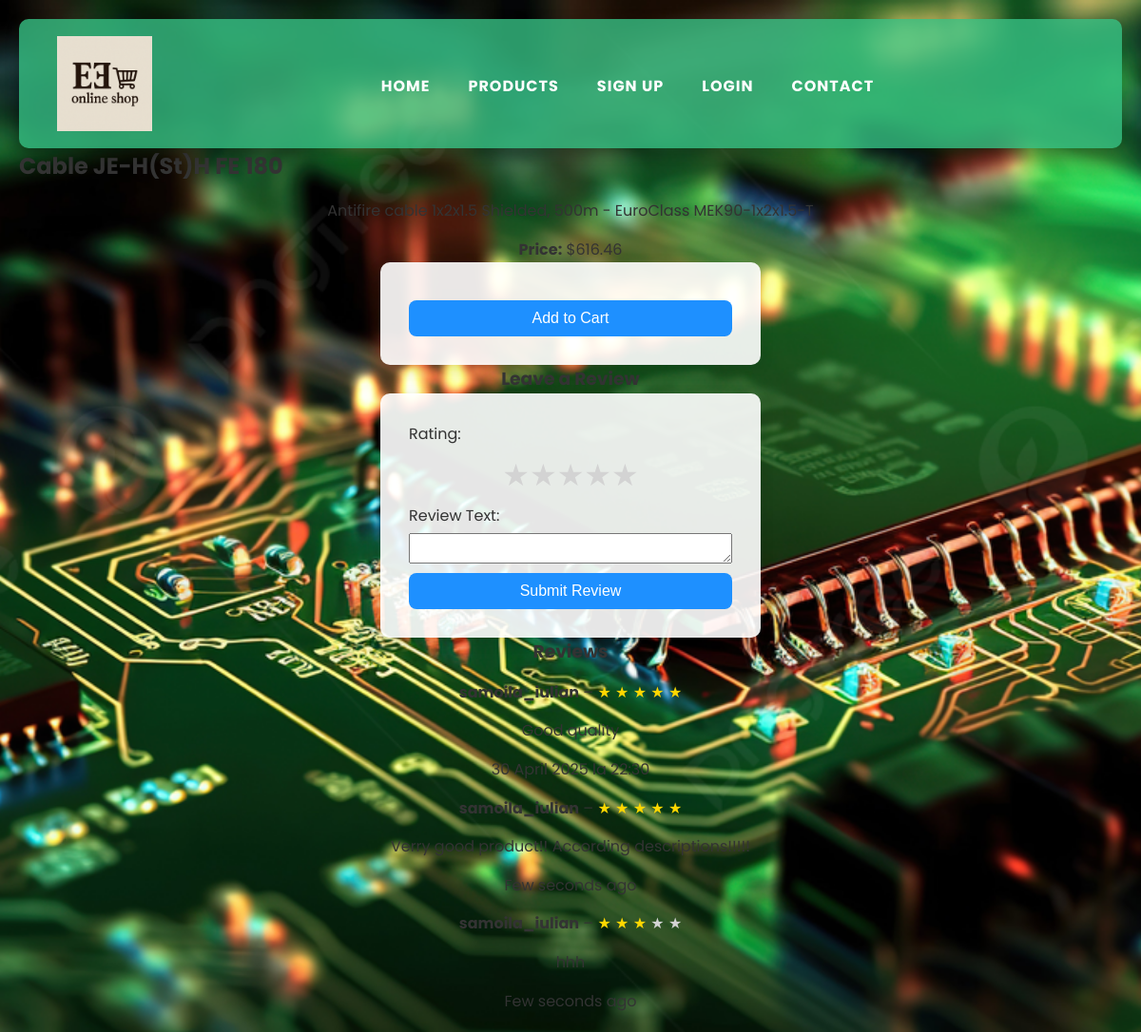
/store/products/15/, run on the app's committed database.
### store/models.py (models this page shows, shortened)
class Product(models.Model):
    ELECTRONICS = 'Electronics'  # Choice value for electronics
    ELECTRICS = 'Electrics'  # Choice value for electrics
    CATEGORY_CHOICES = [
        (ELECTRONICS, 'Electronics'),   # Tuple for electronics choice
        (ELECTRICS, 'Electrics'),  # Tuple for electrics choice
    ]
    name = models.CharField(max_length=200)  # Product name
    description = models.TextField()  # Product description
    price = models.DecimalField(
        max_digits=10,
        decimal_places=2,
        default=0.00   # Default price
    )
    stock = models.PositiveIntegerField(default=0)  # Product stock
    category = models.ForeignKey(
        Category,
        on_delete=models.CASCADE,
        null=True,
        blank=True  # Product can have no category
    )
    category_type = models.CharField(
        max_length=50,
        choices=CATEGORY_CHOICES,
        null=True,
        blank=True  # Optional additional category type
    )
    image = models.ImageField(upload_to='products/', null=True, blank=True)  # Optional product image
    created_at = models.DateTimeField(auto_now_add=True)  # Timestamp when product was created

class Review(models.Model):
    product = models.ForeignKey(Product, on_delete=models.CASCADE, related_name='reviews')  # tightly coupled with product
    user = models.ForeignKey(User, on_delete=models.CASCADE)  # tightly coupled with user
    rating = models.PositiveIntegerField(choices=[(i, i) for i in range(1, 6)])  # Rate 1-5 stars
    text = models.TextField()  # Text of the review
    created_at = models.DateTimeField(auto_now_add=True)  # Date when review was created

### store/views.py (the view, shortened to what this page needs)
# urls.py: path('products/<int:product_id>/', views.product_detail, name='product_detail'),
def product_detail(request, product_id):
    product = get_object_or_404(Product, id=product_id)
    has_purchased = False
    if request.user.is_authenticated:
        has_purchased = Order.objects.filter(
            user=request.user,
            items__product=product
        ).exists()
    form = ReviewForm()  # Create an empty form instance
    reviews = product.reviews.all()
    return render(request, 'store/product_detail.html', {
        'product': product,
        'reviews': reviews,
        'form': form,  # Send the form to the template
        'has_purchased': has_purchased,
    })

### store/forms.py
class ReviewForm(forms.ModelForm):
    class Meta:
        model = Review
        fields = ['rating', 'text']  # Access to the fields of the Review model
    rating = forms.ChoiceField(choices=[(i, str(i)) for i in range(1, 6)], widget=forms.RadioSelect)  # Rate the product from 1 to 5
    text = forms.CharField(widget=forms.Textarea, required=True)  # Text field for the review

### templates/store/product_detail.html (shortened to what this page needs)
{% extends 'store/base.html' %}
{% block content %}
    <h2>{{ product.name }}</h2>
    <p>{{ product.description }}</p>
    <p><strong>Price:</strong> ${{ product.price }}</p>
    <div class="product-actions">
        <form method="POST" action="{% url 'store:add_to_cart' product.id %}">
            <button type="submit" class="btn btn-primary">Add to Cart</button>
        </form>
    </div>
    <h3 style="text-align: center;">Leave a Review</h3>
    <form method="POST">
        <label for="rating">Rating:</label>
        <div class="star-rating">
            {% for i in "54321"|make_list %}
                <label for="star{{ i }}">&#9733;</label>
            {% endfor %}
        </div>
        <label for="text">Review Text:</label>
        <textarea id="text" name="text" required></textarea>
        <button type="submit">Submit Review</button>
    </form>
    <h3 style="text-align: center;">Reviews</h3>
    {% for review in reviews %}
        <div class="review">
            <p><strong>{{ review.user.username }}</strong> –
                {% for i in "12345"|make_list %}
                    {% if forloop.counter <= review.rating %}
                        <span style="color: gold;">&#9733;</span>
                    {% else %}
                        <span style="color: lightgray;">&#9733;</span>
                    {% endif %}
                {% endfor %}
            </p>
            <p>{{ review.text }}</p>
            <p class="review-time" data-time="{{ review.created_at|date:"Y-m-d H:i:s" }}">
                {% load tz %}
            </p>
        </div>
    {% empty %}
        <p>No reviews yet.</p>
    {% endfor %}
{% endblock %}

### static/store/css/base.css (style rules this page uses)
* { margin: 0; padding: 0; box-sizing: border-box; }
body { font-family: 'Poppins', sans-serif; line-height: 1.6; background-image: url("/static/store/images/background_3.jpg"); background-size: cover; background-position: center; background-attachment: fixed; color: #333; padding: 20px; min-height: 100vh; }
:root { --primary-color: #006fb9c1; --secondary-color: #ff3366; --success-color: #28a745; --error-color: #dc3545; --dark-text-color: #222222; --light-text-color: #ffffff; --background-light: #f9f9f9; --background-dark: #222222; }
form { display: flex; flex-direction: column; }
form label { font-size: 16px; color: #333; margin-bottom: 5px; }
form { max-width: 400px; margin: 0 auto; background-color: rgba(255, 255, 255, 0.9); padding: 30px; border-radius: 10px; box-shadow: 0 4px 15px rgba(0, 0, 0, 0.1); }
button[type="submit"] { width: 100%; padding: 10px; background-color: #1e90ff; color: white; border: none; border-radius: 8px; font-size: 16px; cursor: pointer; margin-top: 10px; transition: background-color 0.3s ease; }
p { text-align: center; margin-top: 15px; }
.product-actions button { margin-top: 10px; padding: 10px; font-size: 16px; }

### templates/store/product_detail.html (style rules this page uses)
.star-rating { direction: rtl; display: inline-flex; justify-content: center; }
.star-rating label { font-size: 2rem; color: lightgray; cursor: pointer; transition: color 0.2s; }

### data on the page
Product: name "Cable JE-H(St)H FE 180", description "Antifire cable 1x2x1.5 Shielded, 500m - EuroClass MEK90-1x2x1.5-T", price "616.46"
Review: user.username "samoila_iulian", rating 5 (drawn), text "Good quality"
Review: user.username "samoila_iulian", rating 5 (drawn), text "Verry good product!! According descriptions!!!!!"
Review: user.username "samoila_iulian", rating 3 (drawn), text "hhh"
